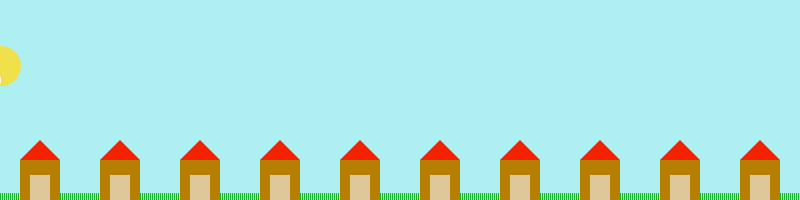
Frame 1 (no input)
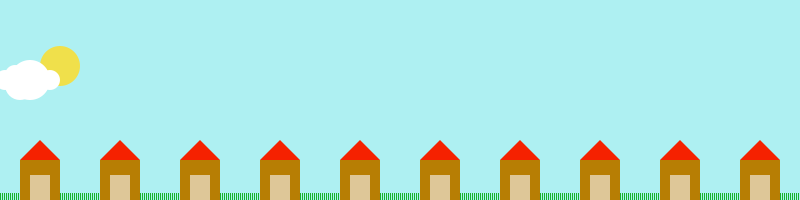
Frame 60 (the mouse pressed at the canvas centre just before this capture)
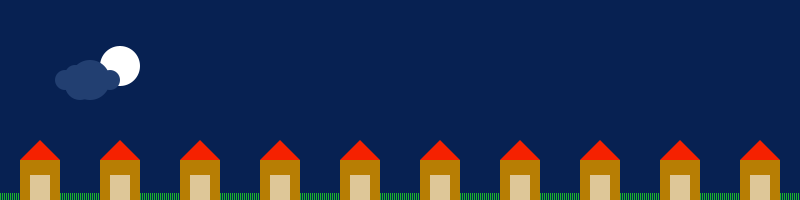
Frame 120 (the mouse held since frame 60 and released just before this capture)

The Processing sketch that drew these frames (run headless with seeded random() and noise(); from frame 60 on, the mouse is pressed at the canvas centre):

// Processing sketch: processing_105707
// ── processing_105707.pde

int xPos=0;
int cPos=-15;
int time=1;
boolean mouseIndicator=false;

void setup() {
  smooth();
  size(800, 200);
  noStroke();
}

void draw() {

  //this sets the background color to day or night
  if (mouseIndicator==true) {
    fillNight();
  }
  else {
    fillDay();
  }
  rect(0, 0, width, height);


  //grass screen width
  for (int i=0; i<width; i=i+2) {
    drawGrass(i, 197);
  }

  //houses screen width
  for (int i=0; i<width; i=i+80) {
    drawHouse(i+20, height-40);
  }

  //set sun fill color
  if (mouseIndicator==true) {
    fill(255);
  }
  else {
    fill(240, 224, 75);
  }  
  //sun postion and move
  if (xPos<width) {
    xPos=xPos+1;
  }
  else {
    xPos=0;
  }
  //draw sun
  drawSun(xPos, height/3);

  //cloud fill color
  if (mouseIndicator==true) {
    fill(34,63,113);
  }
  else {
    fill(255);
  }  

  //cloud postion and move
  if (cPos<width) {
    cPos=cPos+1;
  }
  else {
    cPos=0;
  }
  //this draws the cloud
  drawCloud(cPos+5, height/2-20);
}
void drawGrass(int xPos, int yPos) {
  fill(24, 180, 43);
  rect(xPos, 193, 1, 10);
}

void drawHouse(int xPos, int yPos) {
  fill(183, 126, 4);
  rect(xPos, yPos, 40, 40);
  fill(222, 199, 152);
  rect(xPos+10, yPos+15, 20, 25);
  fill(245, 33, 0);
  triangle(xPos, yPos, xPos+20, yPos-20, xPos+40, yPos);
}

void drawSun(int xPos, int yPos) {
  ellipse(xPos, yPos, 40, 40);
}

void drawCloud (int xPos, int yPos) {
  ellipse(xPos, yPos, 20, 20);
  ellipse(xPos-30, yPos+5, 30, 30);
  ellipse(xPos-20, yPos, 40, 40);
  ellipse(xPos-35, yPos-5, 20, 20);
  ellipse(xPos-45, yPos, 20, 20);
}

void fillDay() {
  fill(174, 240, 242);
}

void fillNight() {
  fill(7, 33, 82);
}

void mousePressed() {
  mouseIndicator= !mouseIndicator;
}
